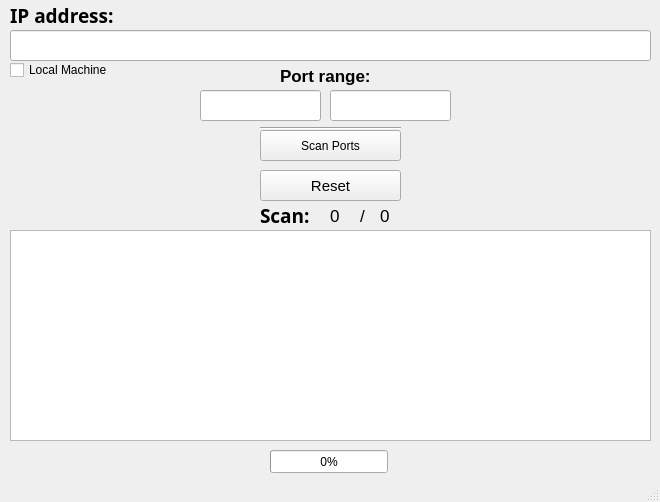
<?xml version="1.0" encoding="UTF-8"?>
<ui version="4.0">
 <class>MainWindow</class>
 <widget class="QMainWindow" name="MainWindow">
  <property name="geometry">
   <rect>
    <x>0</x>
    <y>0</y>
    <width>660</width>
    <height>502</height>
   </rect>
  </property>
  <property name="cursor">
   <cursorShape>ArrowCursor</cursorShape>
  </property>
  <property name="windowTitle">
   <string>Portscanner</string>
  </property>
  <widget class="QWidget" name="centralWidget">
   <widget class="QPushButton" name="pushButton">
    <property name="geometry">
     <rect>
      <x>260</x>
      <y>130</y>
      <width>141</width>
      <height>31</height>
     </rect>
    </property>
    <property name="text">
     <string>Scan Ports</string>
    </property>
   </widget>
   <widget class="QTextEdit" name="textEdit">
    <property name="geometry">
     <rect>
      <x>10</x>
      <y>230</y>
      <width>641</width>
      <height>211</height>
     </rect>
    </property>
    <property name="readOnly">
     <bool>true</bool>
    </property>
   </widget>
   <widget class="QLineEdit" name="lineEdit">
    <property name="geometry">
     <rect>
      <x>200</x>
      <y>90</y>
      <width>121</width>
      <height>31</height>
     </rect>
    </property>
   </widget>
   <widget class="QLineEdit" name="lineEdit_2">
    <property name="geometry">
     <rect>
      <x>330</x>
      <y>90</y>
      <width>121</width>
      <height>31</height>
     </rect>
    </property>
   </widget>
   <widget class="QLineEdit" name="lineEdit_3">
    <property name="geometry">
     <rect>
      <x>10</x>
      <y>30</y>
      <width>641</width>
      <height>31</height>
     </rect>
    </property>
   </widget>
   <widget class="QCheckBox" name="checkBox">
    <property name="geometry">
     <rect>
      <x>10</x>
      <y>60</y>
      <width>131</width>
      <height>20</height>
     </rect>
    </property>
    <property name="text">
     <string>Local Machine</string>
    </property>
   </widget>
   <widget class="QLabel" name="label">
    <property name="geometry">
     <rect>
      <x>10</x>
      <y>0</y>
      <width>131</width>
      <height>31</height>
     </rect>
    </property>
    <property name="font">
     <font>
      <family>Arial Black</family>
      <pointsize>14</pointsize>
      <weight>75</weight>
      <bold>true</bold>
     </font>
    </property>
    <property name="text">
     <string>IP address:</string>
    </property>
   </widget>
   <widget class="QLabel" name="label_2">
    <property name="geometry">
     <rect>
      <x>280</x>
      <y>60</y>
      <width>101</width>
      <height>31</height>
     </rect>
    </property>
    <property name="font">
     <font>
      <family>Arial</family>
      <pointsize>13</pointsize>
      <weight>75</weight>
      <bold>true</bold>
     </font>
    </property>
    <property name="text">
     <string>Port range:</string>
    </property>
   </widget>
   <widget class="QLabel" name="label_3">
    <property name="geometry">
     <rect>
      <x>260</x>
      <y>200</y>
      <width>81</width>
      <height>31</height>
     </rect>
    </property>
    <property name="font">
     <font>
      <family>Arial Black</family>
      <pointsize>14</pointsize>
      <weight>75</weight>
      <bold>true</bold>
     </font>
    </property>
    <property name="text">
     <string>Scan:</string>
    </property>
   </widget>
   <widget class="Line" name="line">
    <property name="geometry">
     <rect>
      <x>260</x>
      <y>120</y>
      <width>141</width>
      <height>16</height>
     </rect>
    </property>
    <property name="orientation">
     <enum>Qt::Horizontal</enum>
    </property>
   </widget>
   <widget class="QLabel" name="label_4">
    <property name="geometry">
     <rect>
      <x>330</x>
      <y>200</y>
      <width>41</width>
      <height>31</height>
     </rect>
    </property>
    <property name="font">
     <font>
      <family>Arial</family>
      <pointsize>13</pointsize>
      <weight>50</weight>
      <bold>false</bold>
     </font>
    </property>
    <property name="text">
     <string>0</string>
    </property>
   </widget>
   <widget class="QLabel" name="label_6">
    <property name="geometry">
     <rect>
      <x>380</x>
      <y>200</y>
      <width>61</width>
      <height>31</height>
     </rect>
    </property>
    <property name="font">
     <font>
      <family>Arial</family>
      <pointsize>13</pointsize>
      <weight>50</weight>
      <bold>false</bold>
     </font>
    </property>
    <property name="text">
     <string>0</string>
    </property>
   </widget>
   <widget class="QLabel" name="label_5">
    <property name="geometry">
     <rect>
      <x>360</x>
      <y>200</y>
      <width>21</width>
      <height>31</height>
     </rect>
    </property>
    <property name="font">
     <font>
      <family>Arial</family>
      <pointsize>13</pointsize>
      <weight>50</weight>
      <bold>false</bold>
     </font>
    </property>
    <property name="text">
     <string>/</string>
    </property>
   </widget>
   <widget class="QPushButton" name="pushButton_2">
    <property name="geometry">
     <rect>
      <x>260</x>
      <y>170</y>
      <width>141</width>
      <height>31</height>
     </rect>
    </property>
    <property name="font">
     <font>
      <pointsize>11</pointsize>
     </font>
    </property>
    <property name="text">
     <string>Reset</string>
    </property>
   </widget>
   <widget class="QProgressBar" name="progressBar">
    <property name="geometry">
     <rect>
      <x>270</x>
      <y>450</y>
      <width>118</width>
      <height>23</height>
     </rect>
    </property>
    <property name="value">
     <number>0</number>
    </property>
   </widget>
  </widget>
  <widget class="QStatusBar" name="statusBar"/>
 </widget>
 <layoutdefault spacing="6" margin="11"/>
 <resources/>
 <connections/>
</ui>
